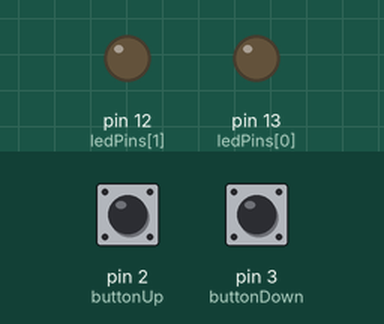
This sketch was run on a simulated Arduino Uno, built with avr-gcc and run on an emulated ATmega328P. Parts: output pins drawn as LEDs (lit = HIGH). Inputs (shaded band) come from the test bench; at power-on: pin 2 (buttonUp) HIGH, pin 3 (buttonDown) HIGH.

Above: at 1.2 s.
1.3 s: pin 2 (buttonUp) pulled LOW for 0.15 s
At 1.37 s:
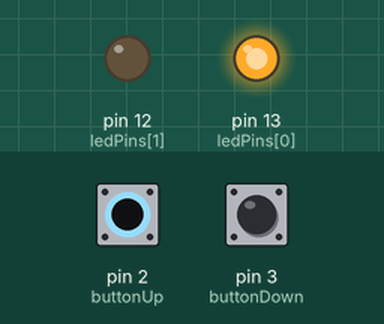
2.9 s: pin 2 (buttonUp) pulled LOW for 3.2 s
At 7.0 s:
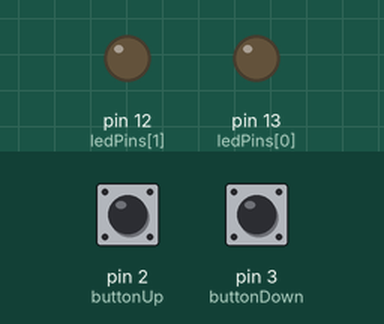
7.6 s: pin 3 (buttonDown) pulled LOW for 3.2 s
At 8.2 s:
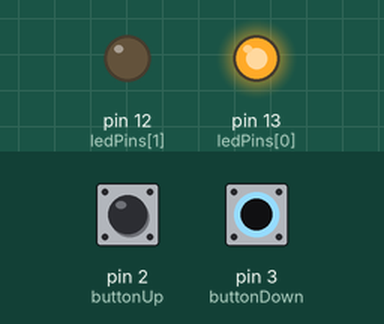
12.3 s: pin 2 (buttonUp) driven LOW and pin 3 (buttonDown) driven LOW
At 13.1 s:
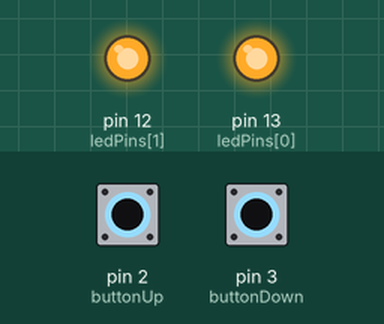
Timing chart, 0 to 14.8 s (numbered marks = the images above; inputs shaded):
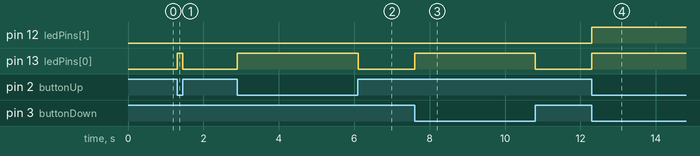

Measured:
- after the input at 1.3 s, pin 13 (ledPins[0]): LOW → HIGH at once, → LOW 0.15 s later
- after the input at 2.9 s, pin 13 (ledPins[0]): LOW → HIGH at once, → LOW 3.2 s later
- after the input at 7.6 s, pin 13 (ledPins[0]): LOW → HIGH at once, → LOW 3.2 s later
- after the input at 12.3 s, pin 12 (ledPins[1]), pin 13 (ledPins[0]): LOW → HIGH at once

The sketch:

atv-6-2.ino
```cpp
// 2- (não precisa fazer) Faça um sistema com 2 leds e 2 botões.
// Ao pressionar qualquer dos botões, o LED 13 deve ligar.
// Ao pressionar os dois botões juntos,
// os dois leds devem ligar.

const int ledPins[] = {13, 12}; // LEDs nos pinos 13 e 12
const int buttonUp = 2;  // Botão 1
const int buttonDown = 3; // Botão 2

void setup() {
    for (int i = 0; i < 2; i++) {
        pinMode(ledPins[i], OUTPUT); // Configura os LEDs como saída
    }
    pinMode(buttonUp, INPUT_PULLUP);   // Usa pull-up interno para evitar leituras flutuantes
    pinMode(buttonDown, INPUT_PULLUP);
}

void loop() {
    bool btn1 = digitalRead(buttonUp) == LOW;   // LOW significa que o botão está pressionado
    bool btn2 = digitalRead(buttonDown) == LOW;

    if (btn1 || btn2) {
        digitalWrite(ledPins[0], HIGH); // Liga o LED 13
    } else {
        digitalWrite(ledPins[0], LOW);  // Desliga o LED 13 se nenhum botão estiver pressionado
    }

    if (btn1 && btn2) {
        digitalWrite(ledPins[1], HIGH); // Liga o LED 12 se ambos os botões estiverem pressionados
    } else {
        digitalWrite(ledPins[1], LOW);  // Desliga o LED 12 se apenas um botão estiver pressionado
    }

    delay(50); // Pequeno atraso para evitar debounce
}
```
